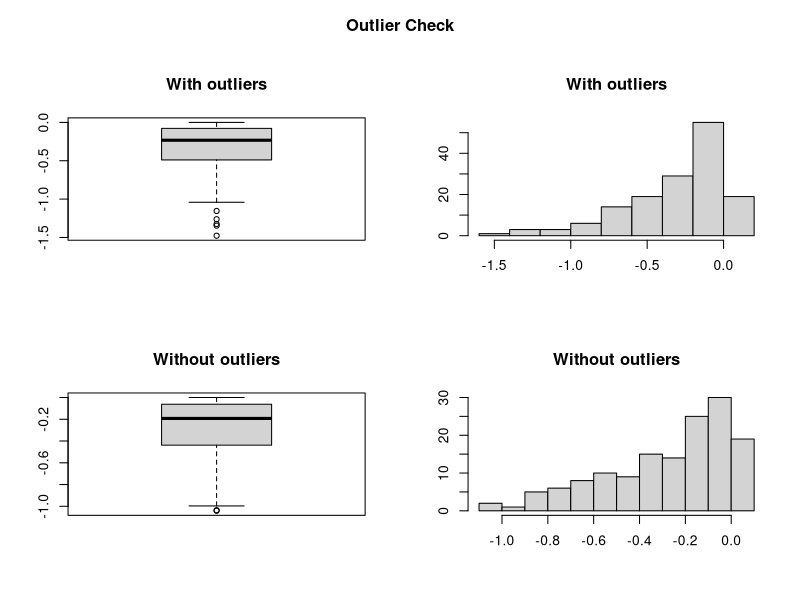

This chart was generated by the following R code: (Note: this script raises an error after producing the figure.)

#load libraries used
ipak <- function(pkg){
  new.pkg <- pkg[!(pkg %in% installed.packages()[, "Package"])]
  if (length(new.pkg)) 
    install.packages(new.pkg, dependencies = TRUE, repos='http://cran.us.r-project.org')
  sapply(pkg, require, character.only = TRUE)
}

# usage
packages <- c("ggplot2", 
              "plyr", 
              "reshape2", 
              "RColorBrewer", 
              "scales", 
              "grid",
              "VennDiagram",
              "vegan",
              "RAM",
              "tidyr",
              "Rmisc",
              "reshape","reshape2",
              "gapminder","magrittr","dplyr","ggpubr","gridExtra","
              patternplot","tibble","gplots","broom","data.table","nlme",
              "devtools","bibtex","tidyverse","multcomp","pander","xtable",
              "XLconnect","ggsignif","ggpubr","ggpmisc","packagemetrics",
              "flextable","multcompView","cowplot","lubridate","lme4")
ipak(packages)


#devtools::install_github("const-ae/ggsignif")

####Data import####

cv.data=read.csv("compiled_cv.csv")
cv.data<-cv.data %>% 
  gather(key=Date,value=OD_cm,-Substrate,-Rep)
cv.data$Date<-cv.data$Date %>% 
  gsub(pattern="X",replacement="")

metabolism.data=read.csv("compiled metabolism_longform.csv")
chl.data=read.csv("compiled_chl.csv")
field.data=read.csv("fielddata.csv")
eea.df=read.csv("Compiled_EEA.csv")
par.df=read.csv("par.csv")
usgs.df=read.csv("usgs_niles.csv")
water=read.csv("waterchem.wide.csv")




###reformat dates####
metabolism.data$Date.Sampled<-mdy(metabolism.data$Date.Sampled)
water$Date<-mdy(water$Date)
field.data$Date<-mdy(field.data$Date)
eea.df$Date.Sampled<-mdy(eea.df$Date.Sampled)
cv.data$Date.Sampled<-mdy(cv.data$Date)
par.df$Date=dmy(par.df$Date) 
usgs.df$Datetime=mdy_hm(usgs.df$timestamp)



metabolism.data$time=metabolism.data$doy-227
metabolism.data$id=seq(1:15)
eea.df$time=metabolism.data$time
cv.data$time=metabolism.data$time
combo.df=cbind(metabolism.data,eea.df[,7:12])
chl.data=droplevels(chl.data[-which(chl.data$Sample=='Cr'),])
chl.data$time=metabolism.data$time
eea.df$id=seq(1:15)
chl.data$id=seq(1:15)
cv.data$id=seq(1:15)
#s.numeric(field.data$xvelocity)





####Data cleaning-Metabolism####
metabolism.data$GPP<-ifelse(metabolism.data$GPP<0,0.000001,metabolism.data$GPP)
metabolism.data$Resp<-ifelse(metabolism.data$Resp>0,0.000001,metabolism.data$Resp)
#pc.df=cbind(metabolism.data[1],metabolism.data[3],metabolism.data[5:7],eea.df[8],eea.df[10],eea.df[12])

cv.resp.df=cbind(cv.data,metabolism.data[,5:7])
chl.data$chla_cm=286*(((abs(chl.data$X665B)-abs(chl.data$X750B))-(abs(chl.data$X665A)-abs(chl.data$X750A))*5)/chl.data$area)
chl.data$chl_abs=abs(chl.data$chla_cm)

pc.df=cbind(metabolism.data[1],metabolism.data[3],metabolism.data[5:7],eea.df[8],
            eea.df[10],eea.df[12],chl.data[13],cv.data[4],metabolism.data[8])


water.Date=list(unique(water$Date))
no3.sum=aggregate(no3~Date,water,mean)
nh4.sum=aggregate(nh4~Date,water,mean)
srp.sum=aggregate(srp~Date,water,mean)
water.sum=full_join(no3.sum,nh4.sum,by="Date")
water.sum=full_join(srp.sum,water.sum,by="Date")
pc.df=full_join(pc.df,water.sum,by=c("Date.Sampled"="Date"))
pc.df=full_join(pc.df,field.data,by=c("Date.Sampled"="Date"))

write.csv(pc.df, file="env.df")
pc.df=na.omit(pc.df)
metabolism.data=full_join(metabolism.data,water.sum,by=c("Date.Sampled"="Date"))

eea.df=full_join(eea.df,water.sum,by=c("Date.Sampled"="Date"))



####Remove outliers####
outlierKD <- function(dt, var) {
  var_name <- eval(substitute(var),eval(dt))
  na1 <- sum(is.na(var_name))
  m1 <- mean(var_name, na.rm = T)
  par(mfrow=c(2, 2), oma=c(0,0,3,0))
  boxplot(var_name, main="With outliers")
  hist(var_name, main="With outliers", xlab=NA, ylab=NA)
  outlier <- boxplot.stats(var_name)$out
  mo <- mean(outlier)
  var_name <- ifelse(var_name %in% outlier, NA, var_name)
  boxplot(var_name, main="Without outliers")
  hist(var_name, main="Without outliers", xlab=NA, ylab=NA)
  title("Outlier Check", outer=TRUE)
  na2 <- sum(is.na(var_name))
  cat("Outliers identified:", na2 - na1, "n")
  cat("Propotion (%) of outliers:", round((na2 - na1) / sum(!is.na(var_name))*100, 1), "n")
  cat("Mean of the outliers:", round(mo, 2), "n")
  m2 <- mean(var_name, na.rm = T)
  cat("Mean without removing outliers:", round(m1, 2), "n")
  cat("Mean if we remove outliers:", round(m2, 2), "n")
  response <- readline(prompt="Do you want to remove outliers and to replace with NA? [yes/no]: ")
  if(response == "y" | response == "yes"){
    dt[as.character(substitute(var))] <- invisible(var_name)
    assign(as.character(as.list(match.call())$dt), dt, envir = .GlobalEnv)
    cat("Outliers successfully removed", "n")
    return(invisible(dt))
  } else{
    cat("Nothing changed", "n")
    return(invisible(var_name))
  }
}

outlierKD(metabolism.data,Resp)
yes
outlierKD(metabolism.data,GPP)
yes
outlierKD(metabolism.data,NEP)
yes
outlierKD(metabolism.data,Resp_OD)
no
outlierKD(metabolism.data,GPP_OD)
no
outlierKD(metabolism.data,NEP_OD)
no
outlierKD(eea.df,BGT2)
yes
outlierKD(eea.df,NAGT2)
yes
outlierKD(eea.df,PT2)
yes
outlierKD(eea.df,BGT2_OD)
no
outlierKD(eea.df,NAGT2_OD)
no
outlierKD(eea.df,PT2_OD)
no
outlierKD(eea.df,srp)
yes
outlierKD(eea.df,no3)
no
outlierKD(eea.df,nh4)
no
outlierKD(cv.data,OD_cm)
yes
outlierKD(chl.data,chl_abs_OD)
no


save.image(file="assays.Rdata")
